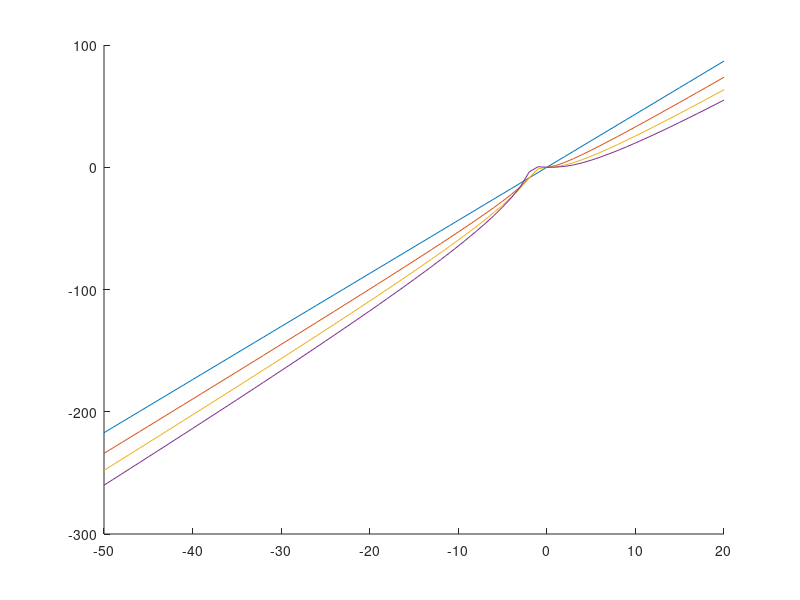

Here is the MATLAB script that generated this plot:
clear all
close all

T = 1;

k1 = 1;
k2 = 2;
k3 = 3;
k4 = 4;
ind = 1;
for v = -50:1:20
    p1(ind) = exp(-v/T)*(v/T)^(k1-1)/factorial(k1-1);
    p2(ind) = exp(-v/T)*((v/T)^(k2-1)/factorial(k2-1)+(v/T)^(k1-1)/factorial(k1-1));
    p3(ind) = exp(-v/T)*((v/T)^(k3-1)/factorial(k3-1)+(v/T)^(k2-1)/factorial(k2-1)+(v/T)^(k1-1)/factorial(k1-1));
    p4(ind) = exp(-v/T)*((v/T)^(k4-1)/factorial(k4-1)+(v/T)^(k3-1)/factorial(k3-1)+(v/T)^(k2-1)/factorial(k2-1)+(v/T)^(k1-1)/factorial(k1-1));
    ind = ind+1;
end
hold on
v = -50:1:20
plot((v),-10*log10(p1));
plot((v),-10*log10(p2));
plot((v),-10*log10(p3));
plot((v),-10*log10(p4));